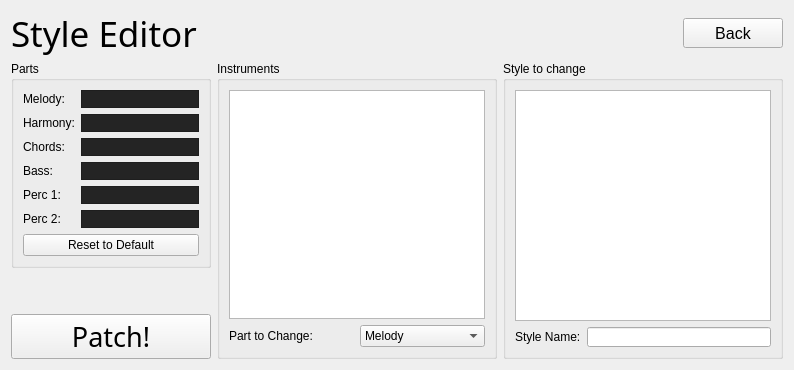
      <widget class="QWidget" name="StyleEditor">
       <layout class="QVBoxLayout" name="verticalLayout_10">
        <item>
         <layout class="QHBoxLayout" name="StE_Title">
          <item>
           <widget class="QLabel" name="StE_Title_Label">
            <property name="maximumSize">
             <size>
              <width>16777215</width>
              <height>44</height>
             </size>
            </property>
            <property name="font">
             <font>
              <family>Continuum Medium</family>
              <pointsize>26</pointsize>
             </font>
            </property>
            <property name="text">
             <string>Style Editor</string>
            </property>
           </widget>
          </item>
          <item>
           <widget class="QPushButton" name="StE_Back_Button">
            <property name="maximumSize">
             <size>
              <width>100</width>
              <height>30</height>
             </size>
            </property>
            <property name="font">
             <font>
              <pointsize>12</pointsize>
             </font>
            </property>
            <property name="text">
             <string>Back</string>
            </property>
           </widget>
          </item>
         </layout>
        </item>
        <item>
         <layout class="QHBoxLayout" name="StE_MainLayout">
          <item>
           <layout class="QVBoxLayout" name="StE_PartsAndFile">
            <item>
             <widget class="QGroupBox" name="StE_Parts">
              <property name="minimumSize">
               <size>
                <width>200</width>
                <height>0</height>
               </size>
              </property>
              <property name="maximumSize">
               <size>
                <width>16777215</width>
                <height>300</height>
               </size>
              </property>
              <property name="focusPolicy">
               <enum>Qt::NoFocus</enum>
              </property>
              <property name="title">
               <string>Parts</string>
              </property>
              <property name="checkable">
               <bool>false</bool>
              </property>
              <layout class="QVBoxLayout" name="verticalLayout_7">
               <item>
                <layout class="QGridLayout" name="StE_Parts_List">
                 <item row="4" column="1">
                  <widget class="QLabel" name="StE_Part_Percussion1_Instrument">
                   <property name="styleSheet">
                    <string notr="true">padding: 1px;
border: 1px solid;
border-color: #1e1e1e;
background-color: #242424;</string>
                   </property>
                   <property name="text">
                    <string notr="true"/>
                   </property>
                  </widget>
                 </item>
                 <item row="3" column="0">
                  <widget class="QLabel" name="StE_Part_Bass_Label">
                   <property name="text">
                    <string>Bass:</string>
                   </property>
                  </widget>
                 </item>
                 <item row="4" column="0">
                  <widget class="QLabel" name="StE_Part_Percussion1_Label">
                   <property name="text">
                    <string>Perc 1:</string>
                   </property>
                  </widget>
                 </item>
                 <item row="1" column="0">
                  <widget class="QLabel" name="StE_Part_Harmony_Label">
                   <property name="text">
                    <string>Harmony:</string>
                   </property>
                  </widget>
                 </item>
                 <item row="3" column="1">
                  <widget class="QLabel" name="StE_Part_Bass_Instrument">
                   <property name="styleSheet">
                    <string notr="true">padding: 1px;
border: 1px solid;
border-color: #1e1e1e;
background-color: #242424;</string>
                   </property>
                   <property name="text">
                    <string notr="true"/>
                   </property>
                  </widget>
                 </item>
                 <item row="2" column="1">
                  <widget class="QLabel" name="StE_Part_Chords_Instrument">
                   <property name="styleSheet">
                    <string notr="true">padding: 1px;
border: 1px solid;
border-color: #1e1e1e;
background-color: #242424;</string>
                   </property>
                   <property name="text">
                    <string notr="true"/>
                   </property>
                  </widget>
                 </item>
                 <item row="1" column="1">
                  <widget class="QLabel" name="StE_Part_Harmony_Instrument">
                   <property name="styleSheet">
                    <string notr="true">padding: 1px;
border: 1px solid;
border-color: #1e1e1e;
background-color: #242424;</string>
                   </property>
                   <property name="text">
                    <string notr="true"/>
                   </property>
                  </widget>
                 </item>
                 <item row="2" column="0">
                  <widget class="QLabel" name="StE_Part_Chords_Label">
                   <property name="text">
                    <string>Chords:</string>
                   </property>
                  </widget>
                 </item>
                 <item row="5" column="0">
                  <widget class="QLabel" name="StE_Part_Percussion2_Label">
                   <property name="text">
                    <string>Perc 2:</string>
                   </property>
                  </widget>
                 </item>
                 <item row="5" column="1">
                  <widget class="QLabel" name="StE_Part_Percussion2_Instrument">
                   <property name="styleSheet">
                    <string notr="true">padding: 1px;
border: 1px solid;
border-color: #1e1e1e;
background-color: #242424;</string>
                   </property>
                   <property name="text">
                    <string notr="true"/>
                   </property>
                  </widget>
                 </item>
                 <item row="0" column="1">
                  <widget class="QLabel" name="StE_Part_Melody_Instrument">
                   <property name="sizePolicy">
                    <sizepolicy hsizetype="MinimumExpanding" vsizetype="Preferred">
                     <horstretch>0</horstretch>
                     <verstretch>0</verstretch>
                    </sizepolicy>
                   </property>
                   <property name="styleSheet">
                    <string notr="true">padding: 1px;
border: 1px solid;
border-color: #1e1e1e;
background-color: #242424;</string>
                   </property>
                   <property name="text">
                    <string notr="true"/>
                   </property>
                  </widget>
                 </item>
                 <item row="0" column="0">
                  <widget class="QLabel" name="StE_Part_Melody_Label">
                   <property name="text">
                    <string>Melody:</string>
                   </property>
                  </widget>
                 </item>
                </layout>
               </item>
               <item>
                <widget class="QPushButton" name="StE_ResetStyle">
                 <property name="text">
                  <string>Reset to Default</string>
                 </property>
                </widget>
               </item>
              </layout>
             </widget>
            </item>
            <item>
             <spacer name="StE_PartsAndFile_Spacer">
              <property name="orientation">
               <enum>Qt::Vertical</enum>
              </property>
              <property name="sizeHint" stdset="0">
               <size>
                <width>20</width>
                <height>40</height>
               </size>
              </property>
             </spacer>
            </item>
            <item>
             <widget class="QPushButton" name="StE_Patch">
              <property name="minimumSize">
               <size>
                <width>0</width>
                <height>45</height>
               </size>
              </property>
              <property name="font">
               <font>
                <family>Continuum Medium</family>
                <pointsize>20</pointsize>
               </font>
              </property>
              <property name="text">
               <string>Patch!</string>
              </property>
             </widget>
            </item>
           </layout>
          </item>
          <item>
           <widget class="QGroupBox" name="StE_Instruments">
            <property name="maximumSize">
             <size>
              <width>300</width>
              <height>16777215</height>
             </size>
            </property>
            <property name="title">
             <string>Instruments</string>
            </property>
            <layout class="QVBoxLayout" name="verticalLayout_32">
             <item>
              <widget class="QListWidget" name="StE_InstrumentList"/>
             </item>
             <item>
              <layout class="QHBoxLayout" name="StE_PartSelector_Layout">
               <item>
                <widget class="QLabel" name="StE_PartSelector_Label">
                 <property name="text">
                  <string>Part to Change:</string>
                 </property>
                </widget>
               </item>
               <item>
                <widget class="QComboBox" name="StE_PartSelector">
                 <item>
                  <property name="text">
                   <string>Melody</string>
                  </property>
                 </item>
                 <item>
                  <property name="text">
                   <string>Harmony</string>
                  </property>
                 </item>
                 <item>
                  <property name="text">
                   <string>Chords</string>
                  </property>
                 </item>
                 <item>
                  <property name="text">
                   <string>Bass</string>
                  </property>
                 </item>
                 <item>
                  <property name="text">
                   <string>Percussion 1</string>
                  </property>
                 </item>
                 <item>
                  <property name="text">
                   <string>Percussion 2</string>
                  </property>
                 </item>
                </widget>
               </item>
              </layout>
             </item>
            </layout>
           </widget>
          </item>
          <item>
           <widget class="QGroupBox" name="StE_Styles">
            <property name="maximumSize">
             <size>
              <width>300</width>
              <height>16777215</height>
             </size>
            </property>
            <property name="title">
             <string>Style to change</string>
            </property>
            <layout class="QVBoxLayout" name="verticalLayout_13">
             <item>
              <widget class="QListWidget" name="StE_StyleList"/>
             </item>
             <item>
              <layout class="QHBoxLayout" name="StE_ChangeStyleName_Layout">
               <item>
                <widget class="QLabel" name="StE_ChangeStyleName_Label">
                 <property name="text">
                  <string>Style Name:</string>
                 </property>
                </widget>
               </item>
               <item>
                <widget class="QLineEdit" name="StE_ChangeStyleName">
                 <property name="maximumSize">
                  <size>
                   <width>16777215</width>
                   <height>20</height>
                  </size>
                 </property>
                 <property name="text">
                  <string/>
                 </property>
                </widget>
               </item>
              </layout>
             </item>
            </layout>
           </widget>
          </item>
         </layout>
        </item>
       </layout>
      </widget>
